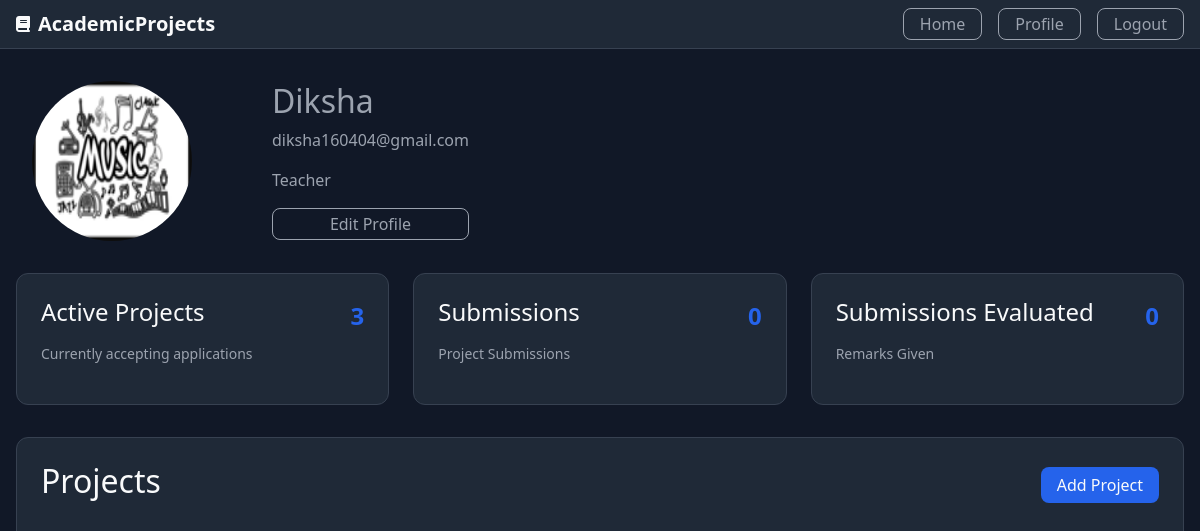
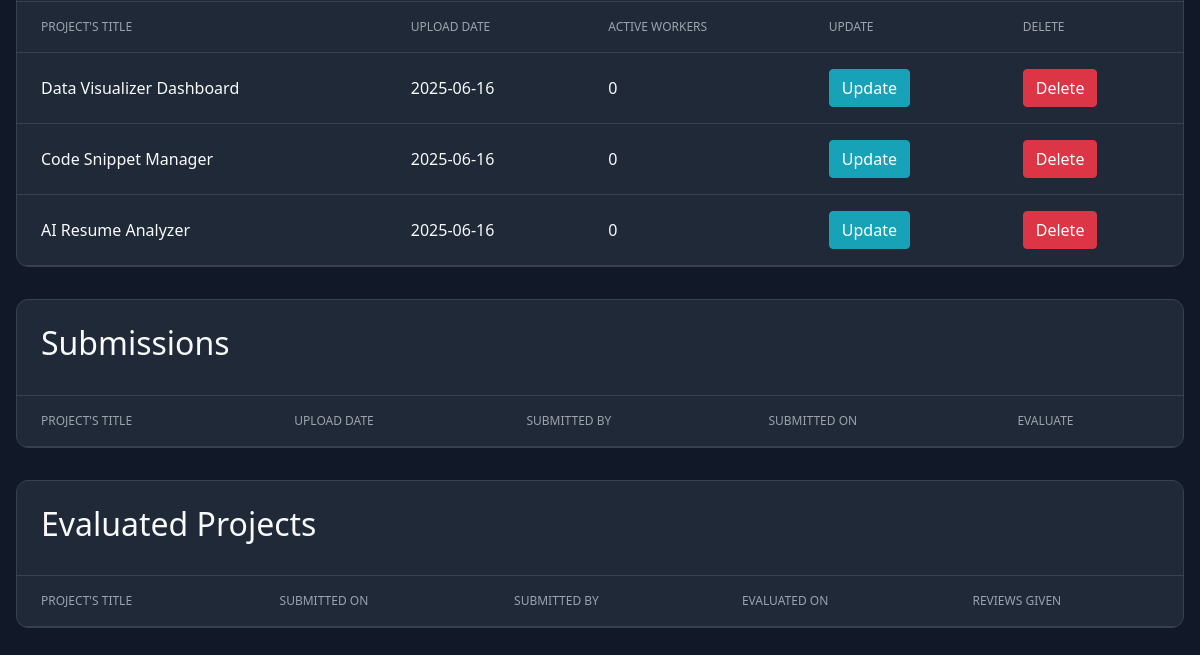
/profile (signed in), run on an earlier commit of the app's database (2 pictures, top to bottom).
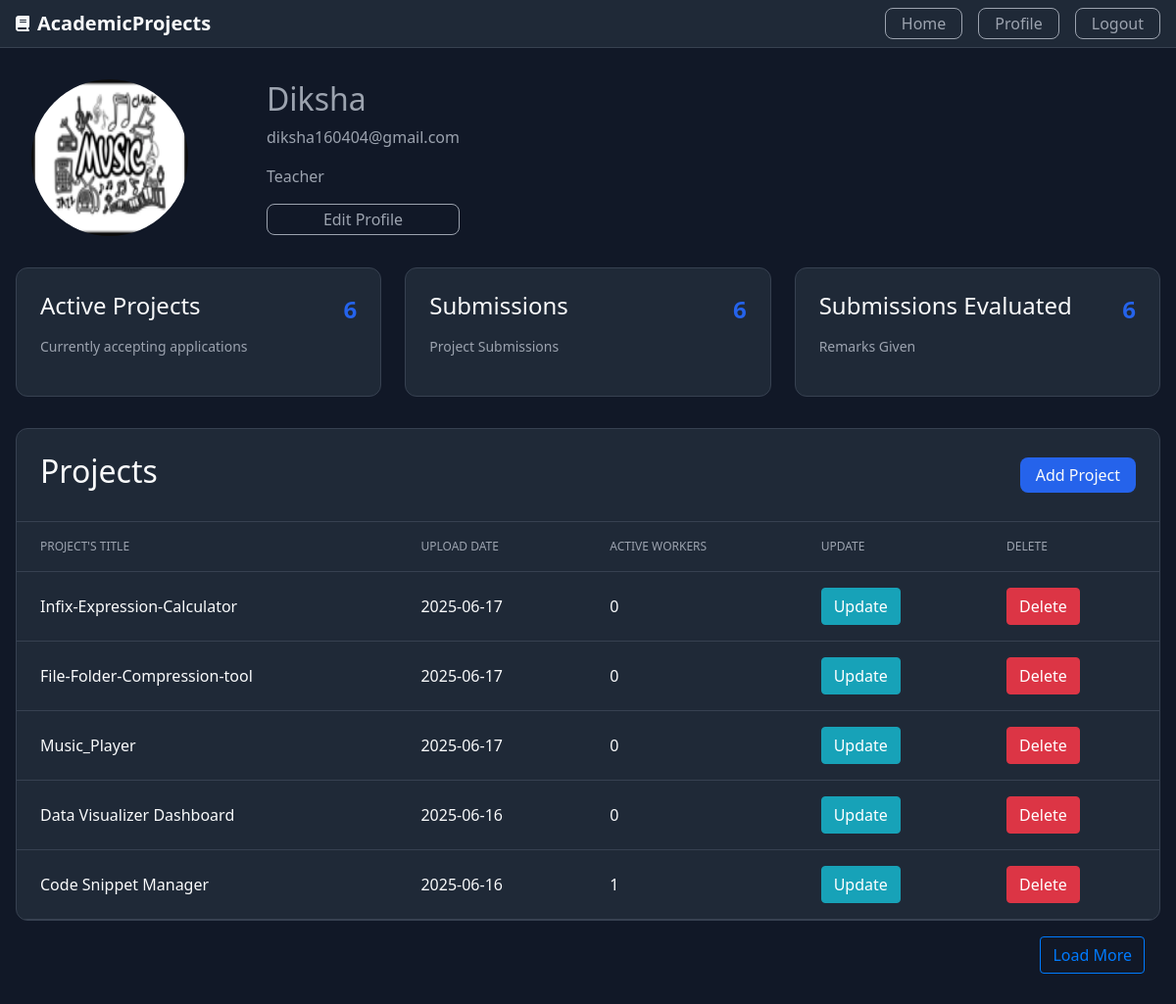
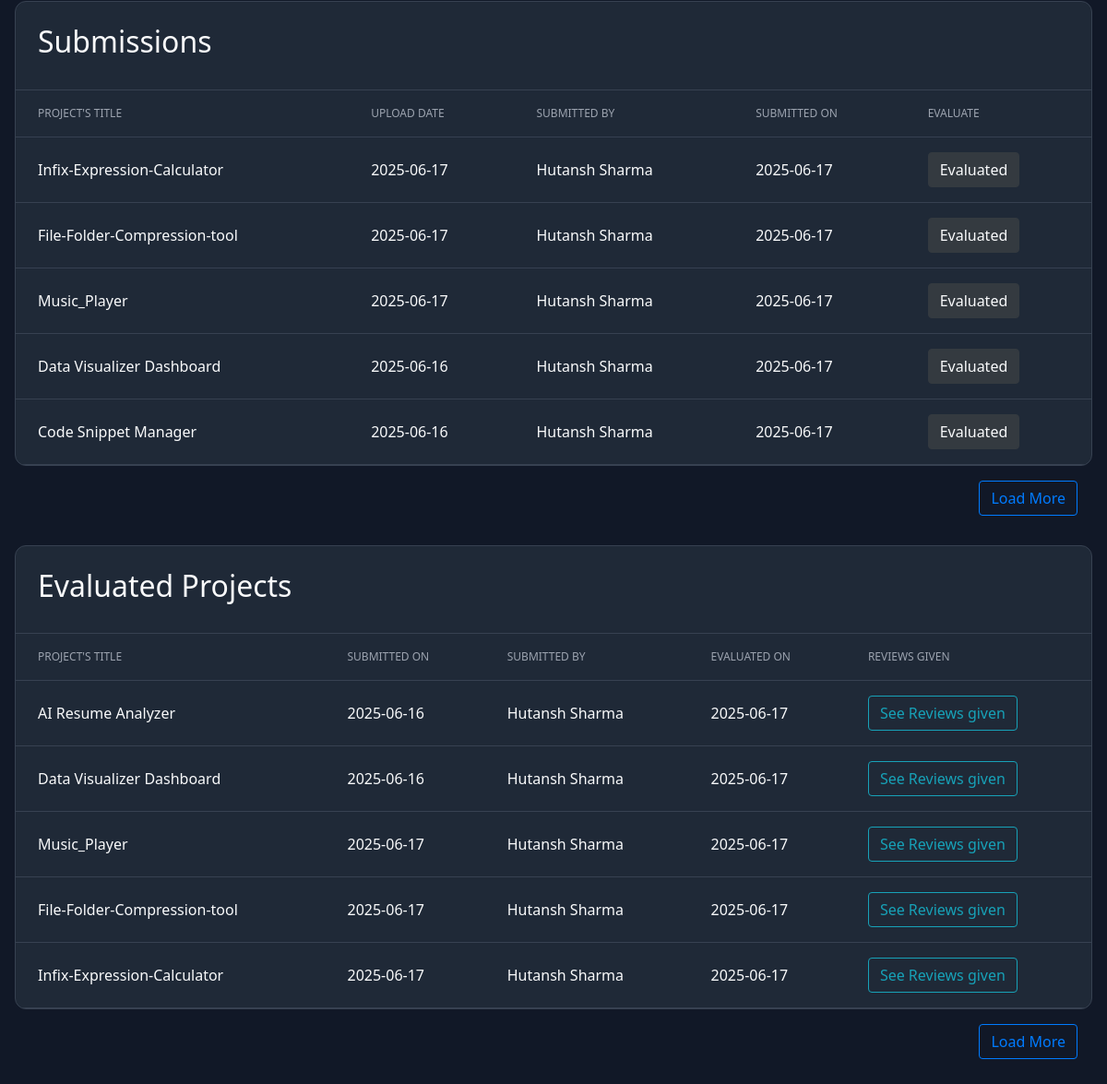
And on a later commit of the database (2 pictures, top to bottom).
### Project/models.py (models this page shows, shortened)
class User(db.Model,UserMixin):
    id=db.Column(db.Integer,primary_key=True)
    username=db.Column(db.String(30),unique=True,nullable=False)
    email=db.Column(db.String(30),unique=True,nullable=False)
    password=db.Column(db.String(80),unique=False,nullable=False)
    total_projects=db.Column(db.Integer,nullable=False,default=0)
    total_projects_taken=db.Column(db.Integer,nullable=False,default=0)
    total_projects_submitted=db.Column(db.Integer,nullable=False,default=0)
    total_projects_evaluated=db.Column(db.Integer,nullable=False,default=0)
    profile_picture=db.Column(db.String(80),nullable=False,default="default.png")
    role=db.Column(db.String(80),nullable=False)
    project=db.relationship("Project",backref="user",lazy=True,cascade="all,delete")
    submission=db.relationship("Submission",backref="user",lazy=True,cascade="all,delete")
    evaluation=db.relationship("Evaluation",backref="user",lazy=True,cascade="all,delete")
    project_taken=db.relationship("Project_Taken",backref="user",lazy=True,cascade="all,delete")

class Project(db.Model):
    id=db.Column(db.Integer,primary_key=True)
    title=db.Column(db.String(100),nullable=False)
    description=db.Column(db.Text,nullable=False)
    skills=db.Column(db.Text,nullable=False)
    descriptive_pdf=db.Column(db.String(80),nullable=False,default='No pdf')
    user_count=db.Column(db.Integer,nullable=False,default=0)
    created_at=db.Column(db.DateTime,nullable=False,default=datetime.utcnow)
    created_by=db.Column(db.Integer,db.ForeignKey('user.id'))
    submission=db.relationship('Submission',backref='project',lazy=True,cascade="all,delete")
    evaluation=db.relationship('Evaluation',backref='project',lazy=True,cascade="all,delete")
    project_taken_by=db.relationship('Project_Taken',backref='project',lazy=True,cascade="all,delete")

class Submission(db.Model):
    id=db.Column(db.Integer,primary_key=True)
    submitted_at=db.Column(db.DateTime,nullable=False,default=datetime.utcnow)
    submission_link=db.Column(db.Text,nullable=False)
    info=db.Column(db.Text)
    project_id=db.Column(db.Integer,db.ForeignKey('project.id'))
    student_id=db.Column(db.Integer,db.ForeignKey('user.id'))
    evaluation=db.relationship('Evaluation',backref='submission',lazy=True,cascade="all,delete")

class Evaluation(db.Model):
    id=db.Column(db.Integer,primary_key=True)
    score=db.Column(db.Integer,nullable=False)
    feedback=db.Column(db.Text,nullable=False)
    evaluated_at=db.Column(db.DateTime,nullable=False,default=datetime.utcnow)
    submission_id=db.Column(db.Integer,db.ForeignKey('submission.id'),unique=True)
    project_id=db.Column(db.Integer,db.ForeignKey('project.id'))
    evaluated_by=db.Column(db.Integer,db.ForeignKey('user.id'))

### Project/routes.py (the view, shortened to what this page needs)
@app.route("/profile")
@login_required
def profile():
    img_src=url_for("static",filename="/profile_pics/"+current_user.profile_picture)
    if current_user.role=='teacher':
        project_loadmore=False
        submission_loadmore=False
        evaluation_loadmore=False
        projects=current_user.project
        if len(projects)>5:
            project_loadmore=True
        submissions=[]
        for i in projects:
            submission=Submission.query.filter_by(project=i).all()
            submissions.extend(submission)
        projects.reverse()
        submissions.reverse()
        if len(submissions)>5:
            submission_loadmore=True
        evaluation=current_user.evaluation
        evaluation.reverse()
        if len(evaluation)>5:
            evaluation_loadmore=True
        return render_template("profile_teacher.html",img_src=img_src,projects=projects[:5],submissions=submissions[:5],
                               evaluation=evaluation[:5],plm=project_loadmore,slm=submission_loadmore,elm=evaluation_loadmore)

### Project/models.py (called while the page is built)
@loginmanager.user_loader
def user_loader(user_id):
    user=User.query.get(user_id)
    return user

### Project/templates/profile_teacher.html (shortened to what the changed rows need)
{% extends "layout.html" %}
{% block content %}
    <main class="container dashboard">
    <div class="profile-header">
      <div class="details">
        <h2>{{current_user.username}}</h2>
        <p>{{current_user.email}}</p>
        <p>{{current_user.role.capitalize()}}</p>
        <a class="button" href="{{url_for('update_profile')}}">Edit Profile</a>
      </div>
    </div>
    <div class="proj-grid">
      <div class="proj-card">
        <div class="proj-content">
          <h4>Active Projects</h4>
          <span class="proj-number">{{current_user.total_projects}}</span>
        </div>
      </div>
      <div class="proj-card">
        <div class="proj-content">
          <h4>Submissions</h4>
          <span class="proj-number">{{current_user.total_projects_submitted}}</span>
        </div>
      </div>
      <div class="proj-card">
        <div class="proj-content">
          <h4>Submissions Evaluated</h4>
          <span class="proj-number">{{current_user.total_projects_evaluated}}</span>
        </div>
      </div>
    </div>
    <div class="projects-table-outer">
    <div class="projects-table-container">
      <div class="table-header">
        <h2>Projects</h2>
      </div>
      <div class="table-responsive">
        <table>
          <thead>
            <tr>
              <th>Project's Title</th>
              <th>Upload Date</th>
              <th>Active Workers</th>
              <th>Update</th>
              <th>Delete</th>
            </tr>
          </thead>
          <tbody>
              {% for i in projects %}
              <tr>
                <td>{{i.title}}</td>
                <td>{{i.created_at.strftime("%Y-%m-%d")}}</td>
                <td>{{i.user_count}}</td>
                <td><a class="btn btn-info" href="{{url_for('update_project',project_id=i.id)}}">Update</a></td>
                <td><button type="button" class="btn btn-danger" data-toggle="modal" data-target="#deleteModal">Delete</button>
                </td>
              </tr>
              {% endfor %}
          </tbody>
        </table>
      </div>
    </div>
    <div class="outer-position-btn">
    {% if plm %}
      <a class="btn btn-outline-primary position-btn" href="{{url_for('more_info')}}">Load More</a>
    {% endif %}
    </div>
    </div>
    <div class="projects-table-outer">
    <div class="projects-table-container">
      <div class="table-header">
        <h2>Submissions</h2>
      </div>
      <div class="table-responsive">
        <table>
          <thead>
            <tr>
              <th>Project's Title</th>
              <th>Upload Date</th>
              <th>Submitted by</th>
              <th>Submitted on</th>
              <th>Evaluate</th>
            </tr>
          </thead>
          <tbody>
              {% for i in submissions %}
              <tr>
                <td>{{i.project.title}}</td>
                <td>{{i.project.created_at.strftime("%Y-%m-%d")}}</td>
                <td>{{i.user.username}}</td>
                <td>{{i.submitted_at.strftime("%Y-%m-%d")}}</td>
                {% if i.evaluation %}
                  <td><a class="btn btn-dark" >Evaluated</a></td>
                {% else %}
                  <td><a class="btn btn-outline-success" href="{{url_for('evaluate',id=i.id)}}">Evaluate</a></td>
                {% endif %}
              </tr>
              {% endfor %}
          </tbody>
        </table>
      </div>
    </div>
    <div class="outer-position-btn">
    {% if slm %}
      <a class="btn btn-outline-primary position-btn" href="{{url_for('more_info_submission')}}">Load More</a>
    {% endif %}
    </div>
    </div>
    <div class="projects-table-outer">
    <div class="projects-table-container">
      <div class="table-header">
        <h2>Evaluated Projects</h2>
      </div>
      <div class="table-responsive">
        <table>
          <thead>
            <tr>
              <th>Project's Title</th>
              <th>Submitted on</th>
              <th>Submitted by</th>
              <th>Evaluated on</th>
              <th>Reviews given</th>
            </tr>
          </thead>
          <tbody>
            <tbody>
              {% for i in evaluation %}
              <tr>
                <td>{{i.project.title}}</td>
                <td>{{i.project.created_at.strftime("%Y-%m-%d")}}</td>
                <td>{{i.submission.user.username}}</td>
                <td>{{i.submission.submitted_at.strftime("%Y-%m-%d")}}</td>
                <td><a class="btn btn-outline-info" href="{{url_for('reviews',id=i.id)}}">See Reviews given</a></td>
              </tr>
              {% endfor %}
          </tbody>
          </tbody>
        </table>
      </div>
    </div>
    <div class="outer-position-btn">
    {% if elm %}
      <a class="btn btn-outline-primary position-btn" href="{{url_for('more_info_evaluation')}}">Load More</a>
    {% endif %}
    </div>
    </div>
  </main>
{% endblock content %}

What changed in the data, as far as the page shows it:
no longer on this page (row unchanged): Project: title "AI Resume Analyzer", created_at "2025-06-16", user_count "0"
changed User "Diksha": total_projects "3" → "6"; total_projects_submitted "0" → "6"; total_projects_evaluated "0" → "6"
added Project: title "Infix-Expression-Calculator", created_at "2025-06-17", user_count "0"
added Project: title "File-Folder-Compression-tool", created_at "2025-06-17", user_count "0"
added Project: title "Music_Player", created_at "2025-06-17", user_count "0"
changed Project "Code Snippet Manager": user_count "0" → "1"
added Submission: project "Infix-Expression-Calculator", project.created_at "2025-06-17", user.username "Hutansh Sharma", submitted_at "2025-06-17"
added Submission: project "File-Folder-Compression-tool", project.created_at "2025-06-17", user.username "Hutansh Sharma", submitted_at "2025-06-17"
added Submission: project "Music_Player", project.created_at "2025-06-17", user.username "Hutansh Sharma", submitted_at "2025-06-17"
added Submission: project "Data Visualizer Dashboard", project.created_at "2025-06-16", user.username "Hutansh Sharma", submitted_at "2025-06-17"
added Submission: project "Code Snippet Manager", project.created_at "2025-06-16", user.username "Hutansh Sharma", submitted_at "2025-06-17"
added Evaluation: project "AI Resume Analyzer", project.created_at "2025-06-16", submission.user.username "Hutansh Sharma", submission.submitted_at "2025-06-17"
added Evaluation: project "Data Visualizer Dashboard", project.created_at "2025-06-16", submission.user.username "Hutansh Sharma", submission.submitted_at "2025-06-17"
added Evaluation: project "Music_Player", project.created_at "2025-06-17", submission.user.username "Hutansh Sharma", submission.submitted_at "2025-06-17"
added Evaluation: project "File-Folder-Compression-tool", project.created_at "2025-06-17", submission.user.username "Hutansh Sharma", submission.submitted_at "2025-06-17"
added Evaluation: project "Infix-Expression-Calculator", project.created_at "2025-06-17", submission.user.username "Hutansh Sharma", submission.submitted_at "2025-06-17"
Also different on the page:
text now shown: "Load More Load More Load More"
